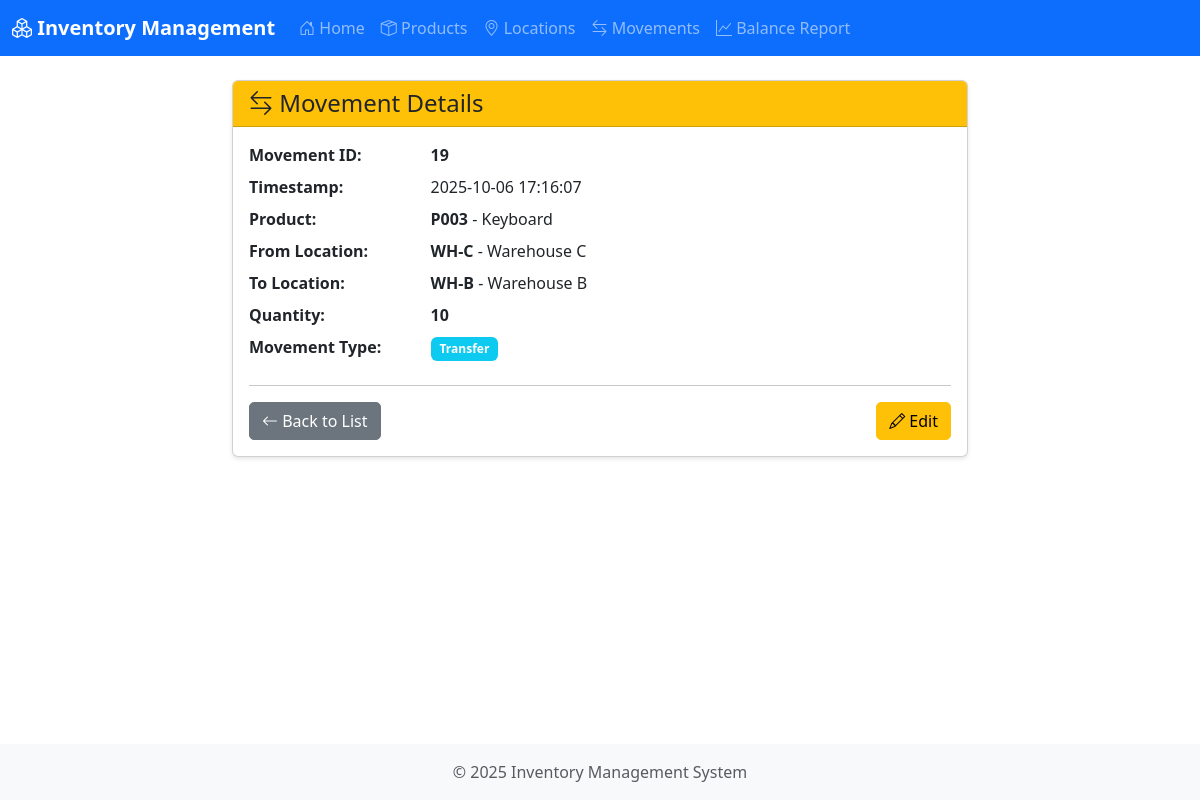
The page /movements/view/19 on the database its author committed.
### models.py (models this page shows, shortened)
class ProductMovement(db.Model):
    __tablename__ = 'product_movement'
    movement_id = db.Column(db.Integer, primary_key=True, autoincrement=True)
    timestamp = db.Column(db.DateTime, nullable=False, default=datetime.utcnow)
    from_location = db.Column(db.String(50), db.ForeignKey('location.location_id'), nullable=True)
    to_location = db.Column(db.String(50), db.ForeignKey('location.location_id'), nullable=True)
    product_id = db.Column(db.String(50), db.ForeignKey('product.product_id'), nullable=False)
    qty = db.Column(db.Integer, nullable=False)
    def get_movement_type(self):
        if self.from_location and self.to_location:
            return 'Transfer'
        elif self.to_location:
            return 'IN'
        elif self.from_location:
            return 'OUT'
        return 'Unknown'

class Product(db.Model):
    __tablename__ = 'product'
    product_id = db.Column(db.String(50), primary_key=True)
    product_name = db.Column(db.String(100), nullable=False)
    description = db.Column(db.Text)
    movements = db.relationship('ProductMovement', backref='product', lazy=True, cascade='all, delete-orphan')

class Location(db.Model):
    __tablename__ = 'location'
    location_id = db.Column(db.String(50), primary_key=True)
    location_name = db.Column(db.String(100), nullable=False)
    movements_from = db.relationship('ProductMovement', foreign_keys='ProductMovement.from_location', backref='from_loc', lazy=True)
    movements_to = db.relationship('ProductMovement', foreign_keys='ProductMovement.to_location', backref='to_loc', lazy=True)

### app.py (the view)
@app.route('/movements/view/<int:movement_id>')
def view_movement(movement_id):
    movement = ProductMovement.query.get_or_404(movement_id)
    return render_template('movement_view.html', movement=movement)

### app.py (called while the page is built)
@app.context_processor
def inject_csrf_token():
    return dict(csrf_token=generate_csrf)

### templates/movement_view.html (shortened to what this page needs)
{% extends "base.html" %}
{% block content %}
<div class="row">
    <div class="col-md-8 offset-md-2">
        <div class="card">
            <div class="card-header bg-warning text-dark">
                <h4 class="mb-0"><i class="bi bi-arrow-left-right"></i> Movement Details</h4>
            </div>
            <div class="card-body">
                <dl class="row">
                    <dt class="col-sm-3">Movement ID:</dt>
                    <dd class="col-sm-9"><strong>{{ movement.movement_id }}</strong></dd>
                    <dt class="col-sm-3">Timestamp:</dt>
                    <dd class="col-sm-9">{{ movement.timestamp.strftime('%Y-%m-%d %H:%M:%S') }}</dd>
                    <dt class="col-sm-3">Product:</dt>
                    <dd class="col-sm-9">
                        <strong>{{ movement.product.product_id }}</strong> - {{ movement.product.product_name }}
                    </dd>
                    <dt class="col-sm-3">From Location:</dt>
                    <dd class="col-sm-9">
                        {% if movement.from_location %}
                            <strong>{{ movement.from_loc.location_id }}</strong> - {{ movement.from_loc.location_name }}
                        {% else %}
                            <span class="text-muted">N/A</span>
                        {% endif %}
                    </dd>
                    <dt class="col-sm-3">To Location:</dt>
                    <dd class="col-sm-9">
                        {% if movement.to_location %}
                            <strong>{{ movement.to_loc.location_id }}</strong> - {{ movement.to_loc.location_name }}
                        {% else %}
                            <span class="text-muted">N/A</span>
                        {% endif %}
                    </dd>
                    <dt class="col-sm-3">Quantity:</dt>
                    <dd class="col-sm-9"><strong>{{ movement.qty }}</strong></dd>
                    <dt class="col-sm-3">Movement Type:</dt>
                    <dd class="col-sm-9">
                        {% if movement.get_movement_type() == 'IN' %}
                            <span class="badge bg-success">IN</span>
                        {% elif movement.get_movement_type() == 'OUT' %}
                            <span class="badge bg-danger">OUT</span>
                        {% else %}
                            <span class="badge bg-info">Transfer</span>
                        {% endif %}
                    </dd>
                </dl>
                <hr>
                <div class="d-flex justify-content-between">
                    <a href="{{ url_for('movements') }}" class="btn btn-secondary">
                        <i class="bi bi-arrow-left"></i> Back to List
                    </a>
                    <div>
                        <a href="{{ url_for('edit_movement', movement_id=movement.movement_id) }}"
                           class="btn btn-warning">
                            <i class="bi bi-pencil"></i> Edit
                        </a>
                    </div>
                </div>
            </div>
        </div>
    </div>
</div>
{% endblock %}

### static/css/style.css (style rules this page uses)
body { min-height: 100vh; display: flex; flex-direction: column; }
.card { box-shadow: 0 2px 4px rgba(0,0,0,0.1); margin-bottom: 20px; }
.btn { border-radius: 5px; }
.badge { padding: 0.5em 0.75em; }

### rows shown on the page
ProductMovement: movement_id "19", timestamp "2025-10-06 17:16:07", qty "10"
Product: product.product_id "P003", product.product_name "Keyboard"
Location: from_loc.location_id "WH-C", from_loc.location_name "Warehouse C"
Location: to_loc.location_id "WH-B", to_loc.location_name "Warehouse B"
